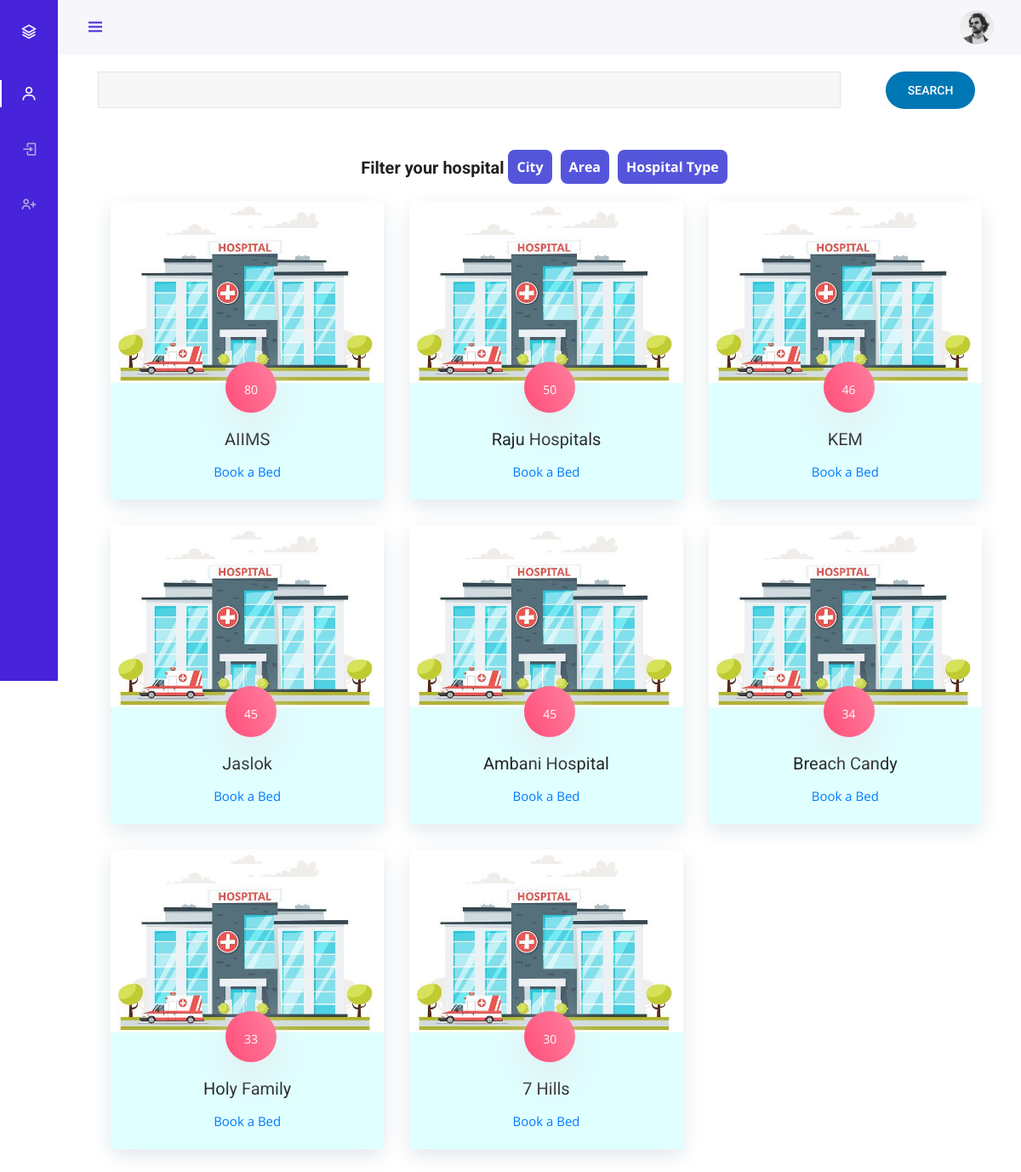
Page /all on the earlier database version.
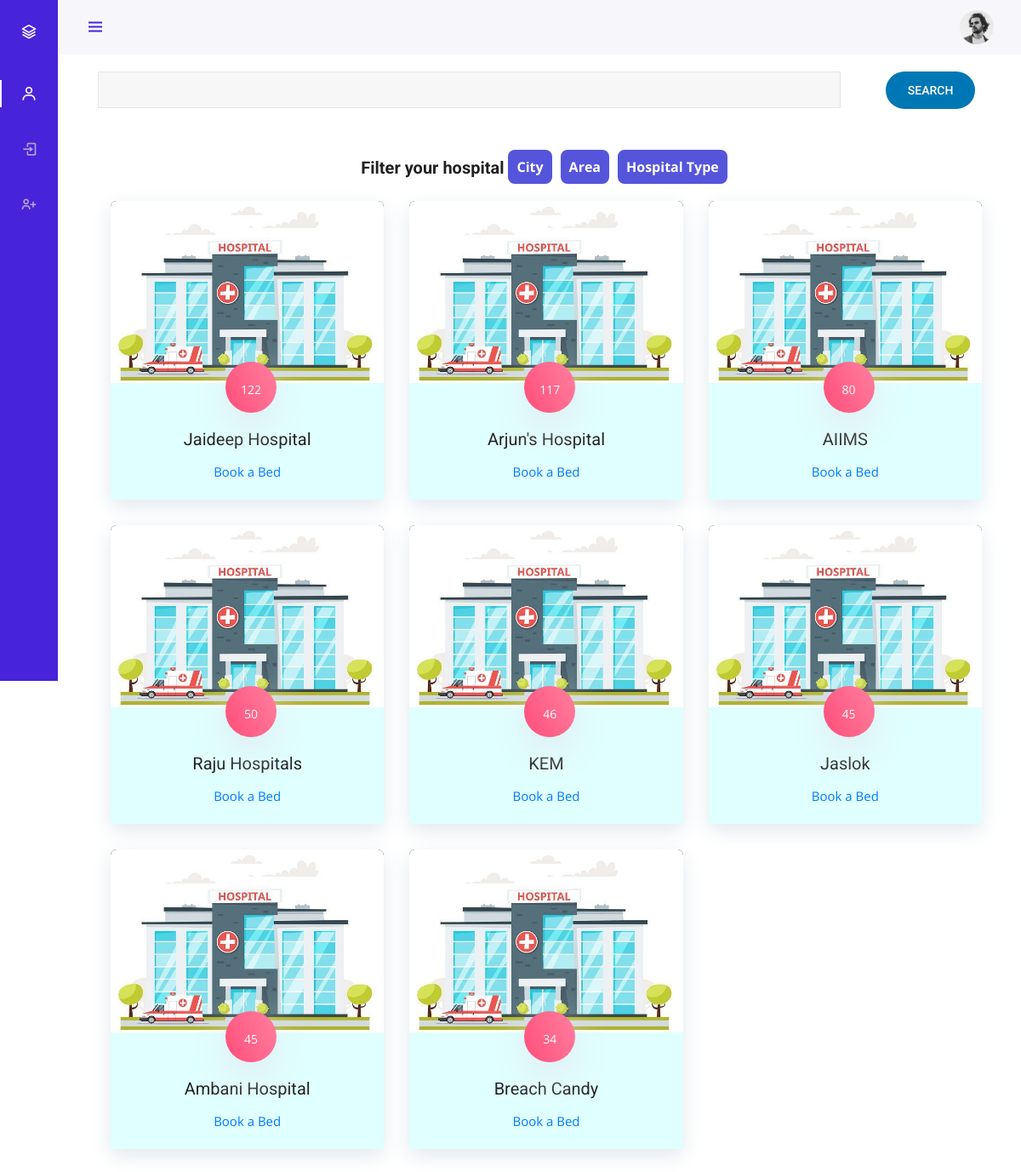
Same page on the later database version.
### blog/models.py (models this page shows, shortened)
class Post(models.Model):
    name = models.CharField(max_length = 100)
    content = models.TextField()
    type = models.CharField(max_length = 100, default="Dedicated covid hospital")
    proof = models.ImageField(default='default.jpg',upload_to='hosp_proofs')
    author = models.ForeignKey(User, on_delete=models.CASCADE)
    city = models.CharField(max_length=10, default="Mumbai")
    address = models.TextField(default="Maharashtra")
    area =models.CharField(max_length=10, default="Andheri")
    covid_cap=models.IntegerField(default=0)
    norm_cap = models.IntegerField(default=0)
    img1 = models.ImageField(default='default.jpg',upload_to='hosp_imgs')
    img2 = models.ImageField(default='default.jpg',upload_to='hosp_imgs')
    img3 = models.ImageField(default='default.jpg',upload_to='hosp_imgs')

### blog/views.py (the view)
# urls.py: 2. Add a URL to urlpatterns:  path('', views.home, name='home')
def home(request):
    posts = Post.objects.all().order_by("-covid_cap")
    if request.method== 'POST':
        form = Search(request.POST)
        if form.is_valid():
            cats = form.cleaned_data.get('search')
            return redirect("home-search", cats)
    form = Search()
    paginator = Paginator(posts, 8)
    page = request.GET.get('page')
    try:
        post_list = paginator.page(page)
    except PageNotAnInteger:
        post_list = paginator.page(1)
    except EmptyPage:
        post_list = paginator.page(paginator.num_pages)
    context={
        'page': page,
        'post_list': post_list,
        'search_form': form,
    }
    return render(request, 'blog/home.html', context)

### blog/forms.py
class Search(forms.ModelForm):
    search=forms.CharField()
    class Meta:
        model= Post
        fields = ["search"]

### blog/templates/blog/home.html (shortened to what this page needs)
{% extends "blog/navbase.html" %} {% load crispy_forms_tags %}
{% block content %}
<div
  class="col-md-12"
  style="display: grid; grid-template-columns: auto auto"
  class="container"
>
<div class="row">
  {% for post in post_list %}
  <div class="col-lg-4 col-md-6 col-xs-12">
    <div class="blog-item">
      <div class="blog-image">
        <a href="{% url 'post-detail' post.id %}">
          <img class="img-fluid" src="../../../media/default2.jpg" alt="" />
        </a>
      </div>
      <div class="descr">
        <div class="icon">
          <p class="bed_count">{{ post.covid_cap }}</p>
        </div>
        <h3 class="title">
          <a href="{% url 'post-detail' post.id %}"> {{ post.name }} </a>
        </h3>
        <a href="{% url 'post-detail' post.id %}" class="main-button">Book a Bed</a>
      </div>
    </div>
  </div>
  {% endfor %}
</div>
{% endblock content %}

### blog/templates/blog/navbase.html (shortened to what this page needs)
{% load static %} {% load crispy_forms_tags %}
<!DOCTYPE html>
<html lang="en">
  <head>
    <link
      rel="stylesheet"
      href="https://maxcdn.bootstrapcdn.com/bootstrap/4.0.0/css/bootstrap.min.css"
    />
    <link
      href="https://cdn.jsdelivr.net/npm/boxicons@2.0.5/css/boxicons.min.css"
      rel="stylesheet"
    />
    <link rel="stylesheet" href="../../static/blog/css/nav.css" />
    <link rel="stylesheet" href="../../static/blog/css/responsive.css" />
    <link rel="stylesheet" href="../../static/blog/css/nivo-lightbox.css" />
    <link rel="stylesheet" href="../../static/blog/css/animate.css" />
    <link rel="stylesheet" href="../../static/blog/main.css" />
  </head>
  <body id="body-pd">
    <header class="header" id="header">
      <div class="header__toggle">
        <i class="bx bx-menu" id="header-toggle"></i>
      </div>
      <div class="header__img">
        <img src="../../static/blog/images/perfil.jpg" alt="" />
      </div>
    </header>
    <div class="l-navbar" id="nav-bar">
      <nav class="nav">
        <div>
          <a href="/" class="nav__logo">
            <i class="bx bx-layer nav__logo-icon"></i>
          </a>
          <div class="nav__list">
            <a href="{% url 'blog-home' %}" class="nav__link active">
              <i class="bx bx-user nav__icon"></i>
            </a>
            {% if user.is_authenticated %}
            <a href="{% url 'dash-view' %}" class="nav__link">
              <i class="bx bx-grid-alt nav__icon"></i>
              <span class="nav__name">Dashboard</span>
            </a>
            <a href="{% url 'post-create' %}" class="nav__link">
              <i class="bx bx-message-square-detail nav__icon"></i>
              <span class="nav__name">Hospital Profile</span>
            </a>
            <!-- <a href="#" class="nav__link">
              <i class="bx bx-bookmark nav__icon"></i>
              <span class="nav__name">Favorites</span>
            </a>
            <a href="#" class="nav__link">
              <i class="bx bx-folder nav__icon"></i>
              <span class="nav__name">Data</span>
            </a>
            <a href="#" class="nav__link">
              <i class="bx bx-bar-chart-alt-2 nav__icon"></i>
              <span class="nav__name">Analytics</span>
            </a> -->
          </div>
        </div>
        <a href="{% url 'logout' %}" class="nav__link">
          <i class="bx bx-log-out nav__icon"></i>
          <span class="nav__name">Log Out</span>
        </a>
        {% else %}
        <a href="{% url 'login' %}" class="nav__link">
          <i class="bx bx-log-in nav__icon"></i>
        </a>
        <a href="{% url 'register' %}" class="nav__link">
          <i class="bx bx-user-plus nav__icon"></i>
        </a>
        {% endif %}
      </nav>
    </div>
    {% if search_form %}
    <div class="content-section make_grey" style="margin-top: 20px;">
      <form method="POST">
        <fieldset class="form-group">
          <div id="div_id_search" style="display: flex; flex-direction: row;" class="form-group">
            <div class="col-lg-10">
              <input
                type="text"
                name="search"
                class="textinput textInput form-control"
                required=""
                id="id_search"
              />
            </div>
            <div class="form-group col-lg-2">
              <button style="width: 70%; margin-left: 15%; margin-right: 15%; padding-left: 0; padding-right: 0;" class="btn" type="submit">Search</button>
            </div>
          </div>
        </fieldset>
      </form>
  </div>
    {% endif %}
    <div>
      <div style="margin-bottom: 10px;" class="dropclassall col-md-12">
        <h3 style="text-align: center; font-size: 20px; padding-top: 9px;">
          Filter your hospital
        </h3>
        <div class="dropdown navElements">
          <button class="dropbtn">City</button>
        </div>
        <div class="dropdown navElements">
          <button class="dropbtn">Area</button>
        </div>
        <div class="dropdown navElements">
          <button class="dropbtn">Hospital Type</button>
        </div>
      </div>
    </div>
    <main role="main" class="container">
      <div class="row">
        <div class="col-md-12">
           {% block content %}{% endblock %}
        </div>
      </div>
    </main>
  </body>
</html>

### blog/static/blog/css/nav.css (style rules this page uses)
:root { --header-height: 3rem; --nav-width: 68px; --first-color: #4723D9; --first-color-light: #AFA5D9; --white-color: #F7F6FB; --body-font: 'Nunito', sans-serif; --normal-font-size: 1rem; --z-fixed: 100; }
*,::before,::after { box-sizing: border-box; }
html { height: 100vh !important; }
body { position: relative; margin: var(--header-height) 0 0 0; padding: 0 1rem; font-family: var(--body-font); font-size: var(--normal-font-size); transition: .5s; }
a { text-decoration: none; }
.header { width: 100%; height: var(--header-height); position: fixed; top: 0; left: 0; display: flex; align-items: center; justify-content: space-between; padding: 0 1rem; background-color: var(--white-color); z-index: var(--z-fixed); transition: .5s; }
.header__toggle { color: var(--first-color); font-size: 1.5rem; cursor: pointer; }
.header__img { width: 35px; height: 35px; display: flex; justify-content: center; border-radius: 50%; overflow: hidden; }
.header__img img { width: 40px; }
.l-navbar { position: fixed; top: 0; left: -30%; width: var(--nav-width); height: 100vh; background-color: var(--first-color); padding: .5rem 1rem 0 0; transition: .5s; z-index: var(--z-fixed); }
.nav { height: 100%; display: flex; flex-direction: column; justify-content: space-between; overflow: hidden; }
.nav__logo, .nav__link { display: grid; grid-template-columns: max-content max-content; align-items: center; column-gap: 1rem; padding: .5rem 0 .5rem 1.5rem; }
.nav__logo { margin-bottom: 2rem; }
.nav__logo-icon { font-size: 1.25rem; color: var(--white-color); }
.nav__link { position: relative; color: var(--first-color-light); margin-bottom: 1.5rem; transition: .3s; }
.nav__icon { font-size: 1.25rem; }
.active { color: var(--white-color); }
.active::before { content: ''; position: absolute; left: 0; width: 2px; height: 32px; background-color: var(--white-color); }
@media screen and (min-width: 768px) { body { margin: calc(var(--header-height) + 1rem) 0 0 0; padding-left: calc(var(--nav-width) + 2rem); } }
@media screen and (min-width: 768px) { .header { height: calc(var(--header-height) + 1rem); padding: 0 2rem 0 calc(var(--nav-width) + 2rem); } }
@media screen and (min-width: 768px) { .header__img { width: 40px; height: 40px; } }
@media screen and (min-width: 768px) { .header__img img { width: 45px; } }
@media screen and (min-width: 768px) { .l-navbar { left: 0; padding: 1rem 1rem 0 0; } }

### blog/templates/blog/navbase.html (style rules this page uses)
.dropbtn { background-color: rgb(85, 85, 219); color: white; padding: 16px; font-size: 16px; border: none; transition: all 0.3s; padding-left: 23x; padding-right: 23px; height: 100%; margin-top: 0; margin-bottom: 0; font-size: 20px; font-weight: 700; line-height: 20px; }
.dropdown { position: relative; display: inline-block; margin-bottom: 10px; }
.dropclassall { display: flex; flex-direction: row; justify-content: center; }
.navElements { float: left; }
.dropbtn { background-color: rgb(85, 85, 219); color: white; padding: 16px; font-size: 16px; border: none; transition: all 0.3s; padding-left: 23x; padding-right: 23px; height: 100%; margin-left: 5px; margin-right: 5px; margin-top: 0; margin-bottom: 0; font-size: 20px; font-weight: 700; line-height: 20px; }
button.dropbtn { border-radius: 8px; height: 40px; font-size: medium; line-height: 100%; padding: 0; padding-left: 10px; padding-right: 10px; }

Differences in the rows shown:
no longer on this page (row unchanged): Post: covid_cap "33", name "Holy Family"
no longer on this page (row unchanged): Post: covid_cap "30", name "7 Hills"
added Post: covid_cap "122", name "Jaideep Hospital"
added Post: covid_cap "117", name "Arjun's Hospital"
